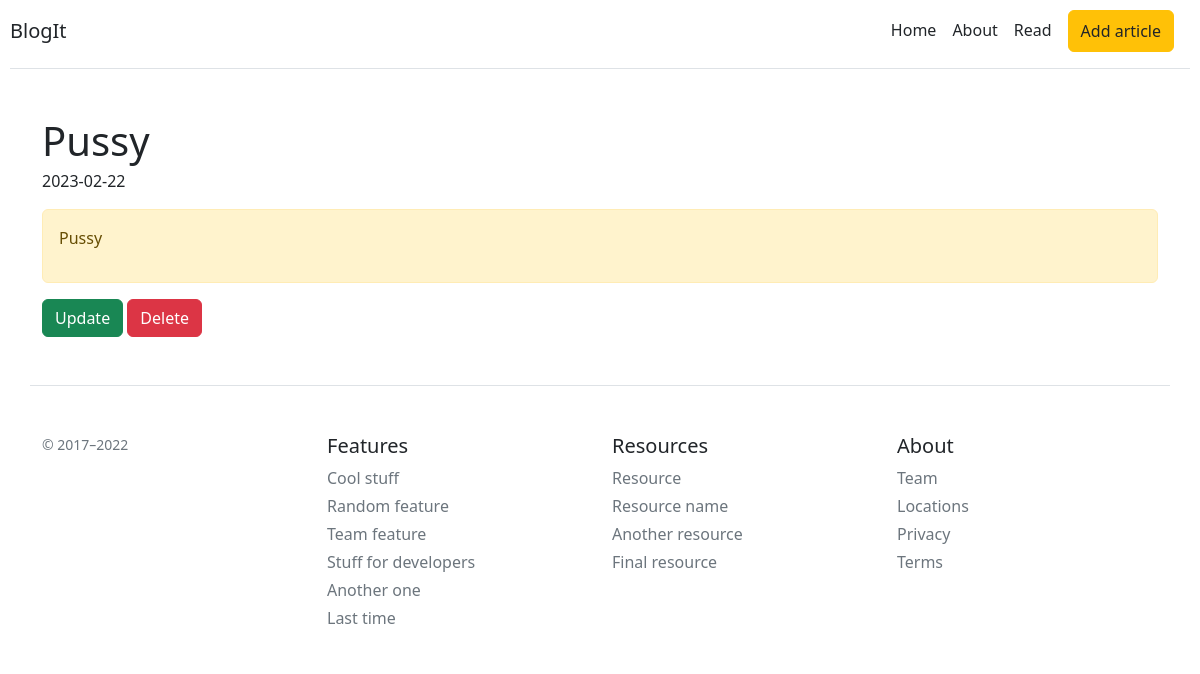
/articles/2, run on an earlier commit of the app's database.
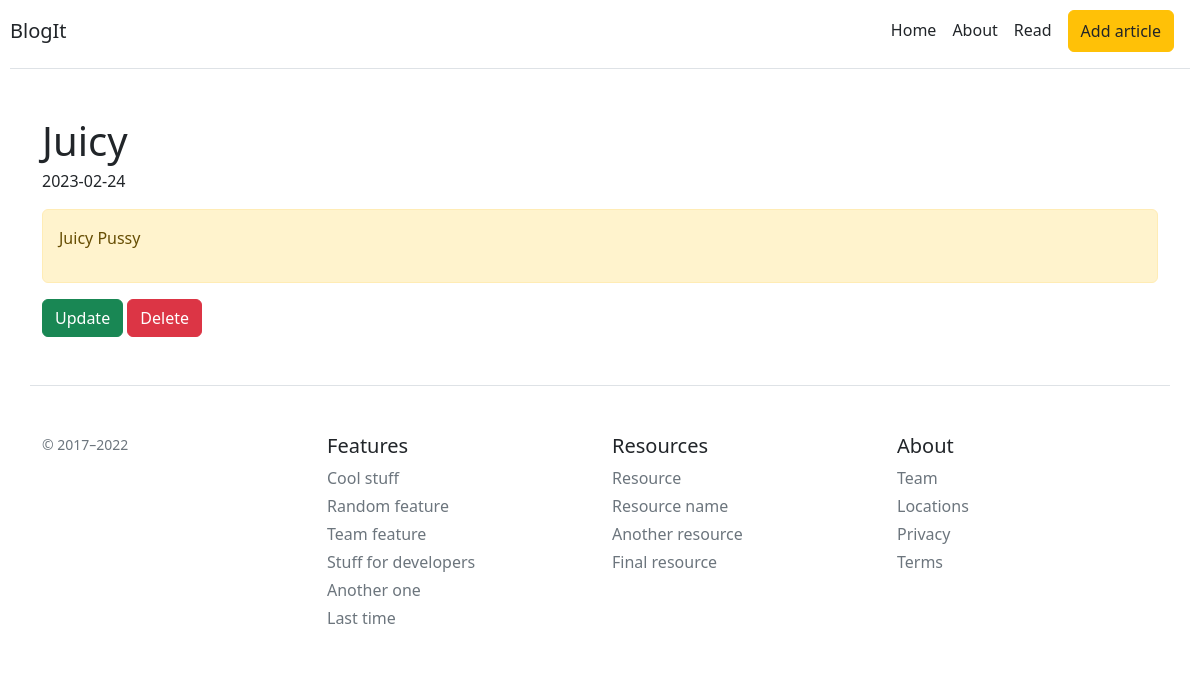
And on a later commit of the database.
### app.py (models this page shows, shortened)
class Article(db.Model):
    id = db.Column(db.Integer, primary_key=True)
    title = db.Column(db.String(100), nullable=False, unique=True)
    intro = db.Column(db.String(300), nullable=False)
    text = db.Column(db.Text, nullable=False)
    date = db.Column(db.DateTime, default=datetime.utcnow)

### app.py (the view)
@app.route('/articles/<int:id>')
def get_article(id):
    try:
        article = Article.query.get(id)
    except:
        print("Ошибка получения  из БД")
        return redirect('/articles')
    return render_template('get_article.html', article=article)

### templates/get_article.html (shortened to what this page needs)
{% extends 'base.html' %}
{% block body %}
<div class="container mt-5">
    <h1 class="mb-1">{{ article.title }}</h1>
    <p>{{ article.date.strftime('%Y-%m-%d') }}</p>
    <div class="alert alert-warning">
        <p>{{ article.text }}</p>
    </div>
    <p><a href="/articles/{{article.id}}/update" class="btn btn-success">Update</a>
    <a href="/articles/{{article.id}}/delete" class="btn btn-danger">Delete</a></p>
</div>
{% endblock %}

### templates/base.html (shortened to what this page needs)
<!DOCTYPE html>
<html lang="ru">
<head>
    <link href="{{ url_for('static', filename='css/styles.css') }}" rel="stylesheet">
    <link href="https://cdn.jsdelivr.net/npm/bootstrap@5.2.3/dist/css/bootstrap.min.css" rel="stylesheet">
</head>
<body>
<div class="mycontent">
    <div class="d-flex flex-column flex-md-row align-items-center pb-3 mb-4 border-bottom">
        <h5 class="my-0 mr-md-auto font-weight-normal">BlogIt</h5>
        <nav class="d-inline-flex mt-2 mt-md-0 ms-md-auto">
            <a class="me-3 py-2 text-dark text-decoration-none" href="/">Home</a>
            <a class="me-3 py-2 text-dark text-decoration-none" href="/about">About</a>
            <a class="me-3 py-2 text-dark text-decoration-none" href="/articles">Read</a>
            <a class="btn btn-warning me-3 py-2 text-dark text-decoration-none" href="/add-article">Add article</a>
        </nav>
    </div>
    {% block body %}
    {% endblock %}
    <footer class="container pt-4 my-md-5 pt-md-5 border-top">
        <div class="row">
            <div class="col-12 col-md">
                <small class="d-block mb-3 text-muted">© 2017–2022</small>
            </div>
            <div class="col-6 col-md">
                <h5>Features</h5>
                <ul class="list-unstyled text-small">
                    <li class="mb-1"><a class="link-secondary text-decoration-none" href="#">Cool stuff</a></li>
                    <li class="mb-1"><a class="link-secondary text-decoration-none" href="#">Random feature</a></li>
                    <li class="mb-1"><a class="link-secondary text-decoration-none" href="#">Team feature</a></li>
                    <li class="mb-1"><a class="link-secondary text-decoration-none" href="#">Stuff for developers</a>
                    </li>
                    <li class="mb-1"><a class="link-secondary text-decoration-none" href="#">Another one</a></li>
                    <li class="mb-1"><a class="link-secondary text-decoration-none" href="#">Last time</a></li>
                </ul>
            </div>
            <div class="col-6 col-md">
                <h5>Resources</h5>
                <ul class="list-unstyled text-small">
                    <li class="mb-1"><a class="link-secondary text-decoration-none" href="#">Resource</a></li>
                    <li class="mb-1"><a class="link-secondary text-decoration-none" href="#">Resource name</a></li>
                    <li class="mb-1"><a class="link-secondary text-decoration-none" href="#">Another resource</a></li>
                    <li class="mb-1"><a class="link-secondary text-decoration-none" href="#">Final resource</a></li>
                </ul>
            </div>
            <div class="col-6 col-md">
                <h5>About</h5>
                <ul class="list-unstyled text-small">
                    <li class="mb-1"><a class="link-secondary text-decoration-none" href="#">Team</a></li>
                    <li class="mb-1"><a class="link-secondary text-decoration-none" href="#">Locations</a></li>
                    <li class="mb-1"><a class="link-secondary text-decoration-none" href="#">Privacy</a></li>
                    <li class="mb-1"><a class="link-secondary text-decoration-none" href="#">Terms</a></li>
                </ul>
            </div>
        </div>
    </footer>
</div>
</body>
</html>

### static/css/styles.css (style rules this page uses)
.mycontent { margin: 10px; }

What changed in the data, as far as the page shows it:
changed Article: title "Pussy" → "Juicy"; date "2023-02-22" → "2023-02-24"; text "Pussy" → "Juicy Pussy"
